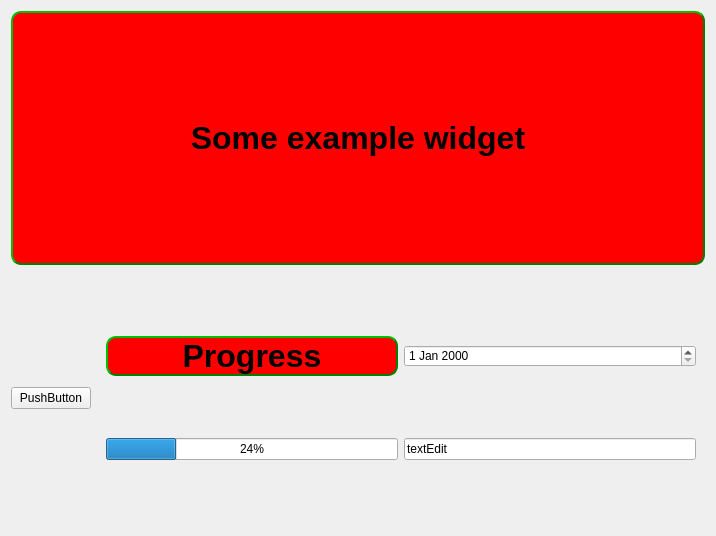
<?xml version="1.0" encoding="UTF-8"?>
<ui version="4.0">
 <class>ExampleWidget</class>
 <widget class="QWidget" name="ExampleWidget">
  <property name="geometry">
   <rect>
    <x>0</x>
    <y>0</y>
    <width>716</width>
    <height>536</height>
   </rect>
  </property>
  <property name="windowTitle">
   <string>Form</string>
  </property>
  <property name="styleSheet">
   <string notr="true">QLabel {
background-color: red;
border-style: outset;
border-width: 2px;
border-radius: 10px;
border-color: green;
font: bold 32px
}</string>
  </property>
  <layout class="QGridLayout" name="gridLayout">
   <item row="1" column="1">
    <layout class="QHBoxLayout" name="horizontalLayout">
     <item>
      <widget class="QPushButton" name="pushButton">
       <property name="text">
        <string>PushButton</string>
       </property>
      </widget>
     </item>
     <item>
      <widget class="QWidget" name="widget" native="true">
       <layout class="QGridLayout" name="gridLayout_2">
        <item row="1" column="0">
         <widget class="QProgressBar" name="progressBar">
          <property name="value">
           <number>24</number>
          </property>
         </widget>
        </item>
        <item row="0" column="0">
         <widget class="QLabel" name="label_2">
          <property name="text">
           <string>Progress</string>
          </property>
          <property name="alignment">
           <set>Qt::AlignCenter</set>
          </property>
         </widget>
        </item>
        <item row="1" column="1">
         <widget class="QLineEdit" name="lineEdit">
          <property name="text">
           <string>textEdit</string>
          </property>
         </widget>
        </item>
        <item row="0" column="1">
         <widget class="QDateEdit" name="dateEdit"/>
        </item>
       </layout>
      </widget>
     </item>
    </layout>
   </item>
   <item row="0" column="1">
    <widget class="QLabel" name="label">
     <property name="styleSheet">
      <string notr="true"/>
     </property>
     <property name="text">
      <string>Some example widget</string>
     </property>
     <property name="alignment">
      <set>Qt::AlignCenter</set>
     </property>
    </widget>
   </item>
  </layout>
 </widget>
 <resources/>
 <connections/>
</ui>
